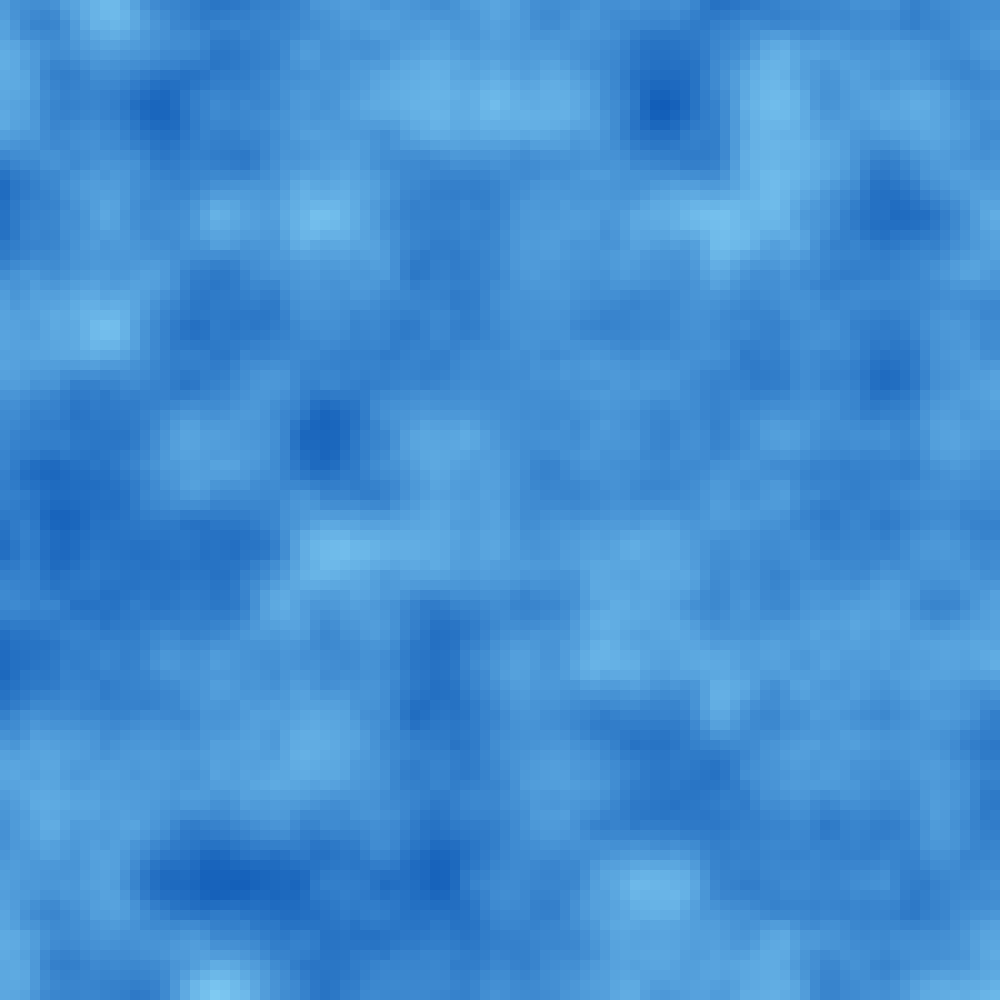
Frame 1 (no input)
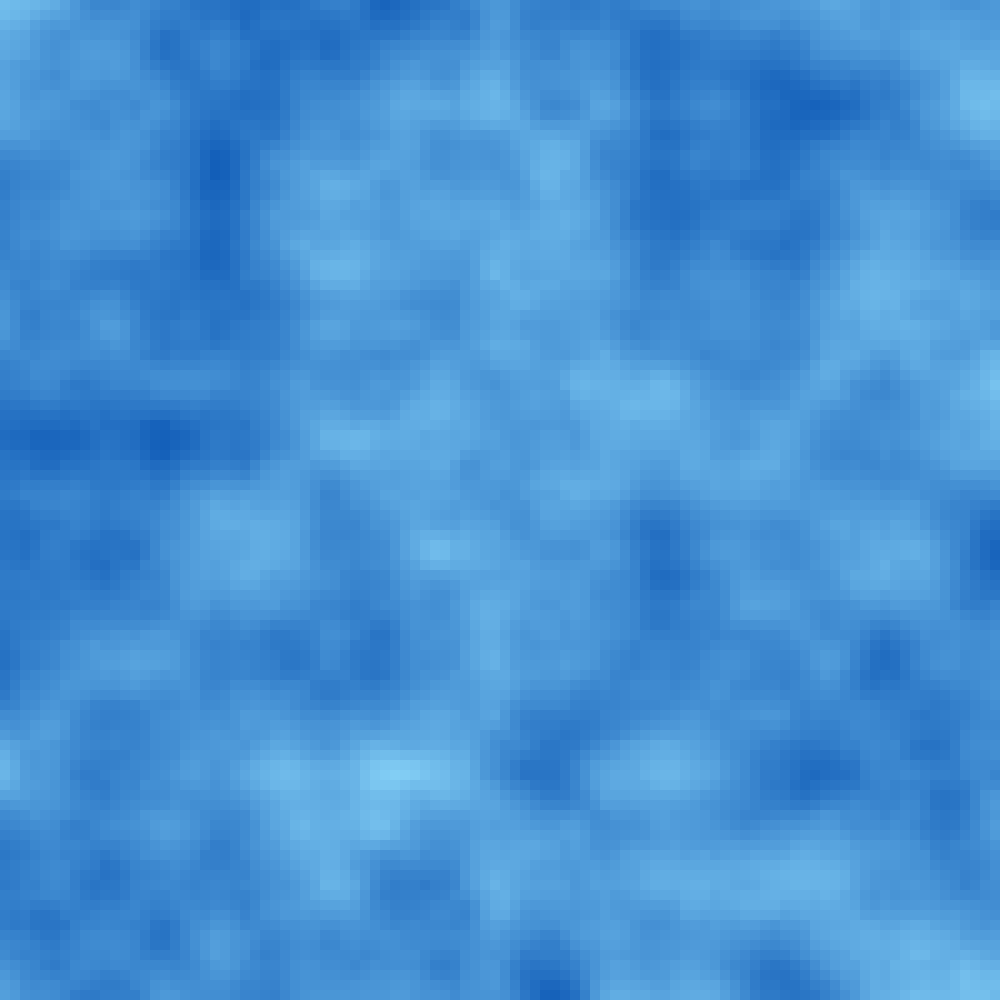
Frame 60 (the mouse pressed at the canvas centre just before this capture)
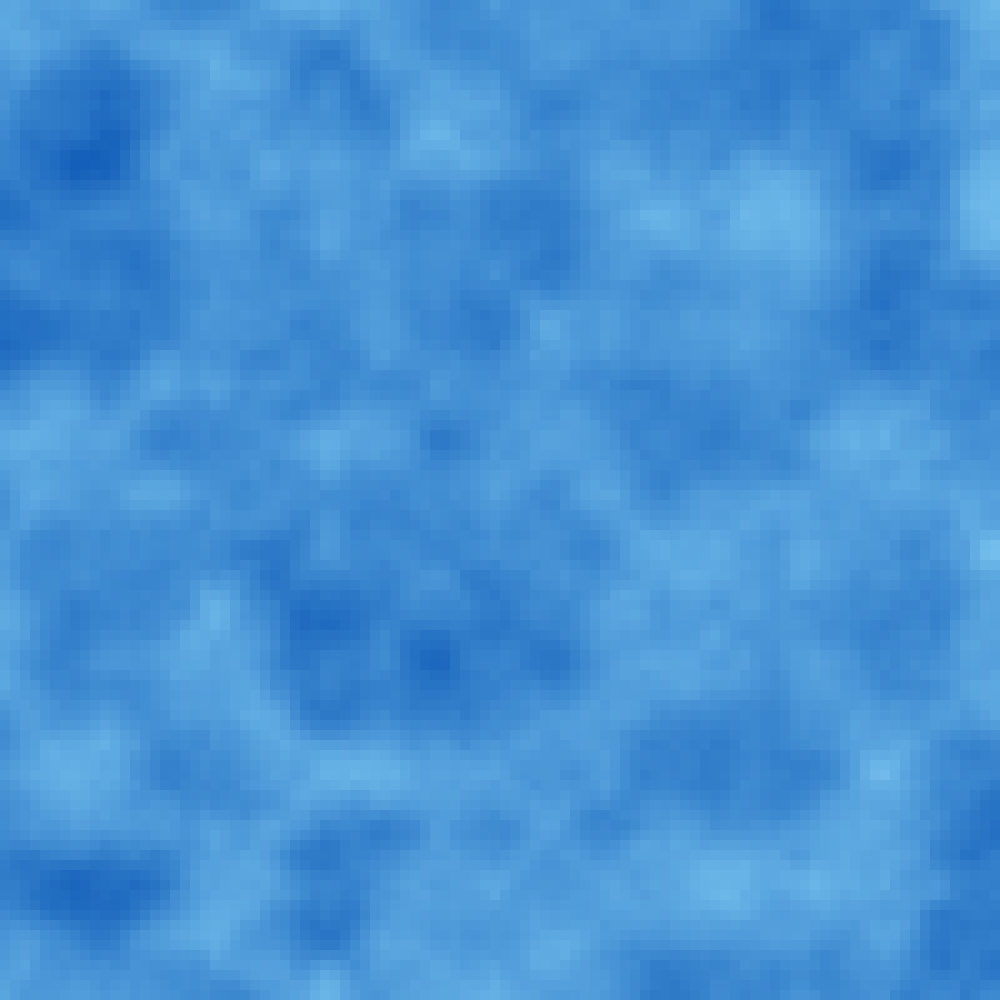
Frame 120 (the mouse held since frame 60 and released just before this capture)

The Processing sketch that drew these frames (run headless with seeded random() and noise(); from frame 60 on, the mouse is pressed at the canvas centre):

// Processing sketch: sketch_190403a
// ── sketch_190403a.pde
int cellSize = 10;
color colors [] [];
int Cells [] [];
int cols, rows;

void setup() {
  noStroke();
  size(1000, 1000);

  cols = width/cellSize;
  rows = height/cellSize;

  colors = new color[cols][rows];
  for (int i = 0; i<cols; i++) {
    for (int j = 0; j<rows; j++) {
    }
  }
}

void draw() {
  
float inc = 0.09;


float xoff = 0.0; 
  for (int i = 0; i<cols; i++) {
xoff += inc;
           float yoff = 0.0;
    for (int j = 0; j<rows; j++) {
      //colors[i][j] = color(100,100,random(100,255));

                 yoff += inc;
     
     
     
      float noiseVal = noise(xoff,millis()*.01, yoff);
      color fillColor =  color(map(noiseVal, 0, 1, 0, 150), map(noiseVal, 0, 1, 76, 225), map(noiseVal, 0, 1, 175, 255));
     
      colors[i][j] = fillColor;
      println(noiseVal);
      
    }
  }
  for (int i = 0; i<cols; i++) {
    for (int j = 0; j<rows; j++) {
      fill(colors[i][j]);
      rect(i*cellSize, j*cellSize, cellSize, cellSize);
    }
  }
}
